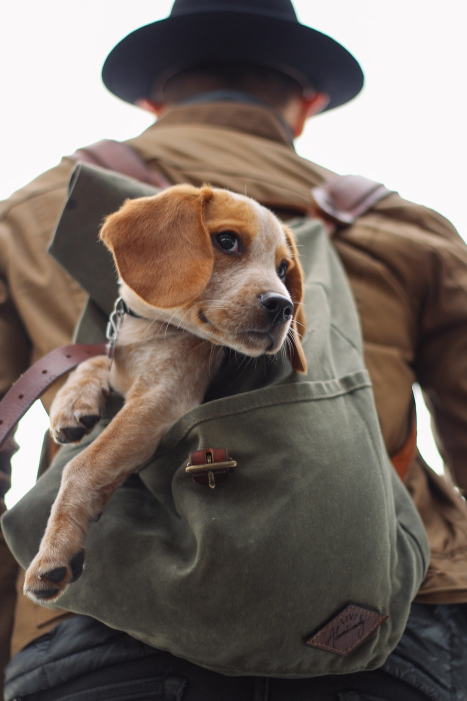
#> input picture LAB 2/dog_backpack.jpg, 934 x 1401 px (shown at 1/2 size)
$ jupyter execute 'LAB 02.ipynb'
#> lines starting #> are read from the running program, lines starting #| are printed output that depends on the picture
# Fotografija - Osnove

Koristeći jupyter lab, kompletirati definirane zadatake u nastavku!

----------
#### ZADATAK 1: Otvorite fotografiju *dog_backpack.jpg* i prikažite je u notebook-u. Koristite korektan redosliejd za RGB prostor boje.

[cell 1]
import numpy as np
import cv2
import matplotlib.pyplot as plt

[cell 2]
slika = cv2.imread("dog_backpack.jpg")
#> slika is the input picture: shape (1401, 934, 3); mean B, G, R 99.5, 106.7, 118.1

[cell 3]
plt.imshow(slika)

[cell 4]
slika_rgb = cv2.cvtColor(slika, cv2.COLOR_BGR2RGB)
plt.imshow(slika_rgb)

#### ZADATAK 2: Preokrenuti sliku naopako i prikazati je u notebook-u.

[cell 5]
slika_naopako = cv2.flip(slika_rgb, 0)
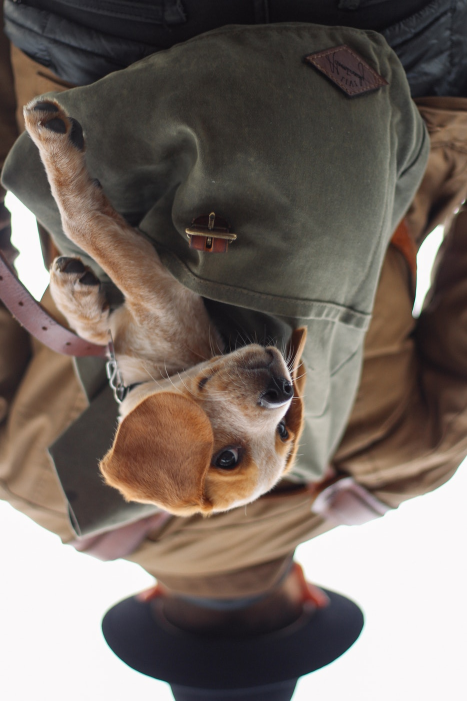
#> slika_naopako: shape (1401, 934, 3) (shown at 1/2 size); mean R, G, B 118.1, 106.7, 99.5
plt.imshow(slika_naopako)

#### ZADATAK 3: Iscrtati prazan CRVENI pravugaonik oko glave psa i prikazati sliku u notebook-u.

[cell 6]
nova_slika = slika_rgb.copy()
plt.imshow(nova_slika)

[cell 7]
cv2.rectangle(nova_slika,pt1=(200,350),pt2=(600,750),color=(255,0,0),thickness=5)
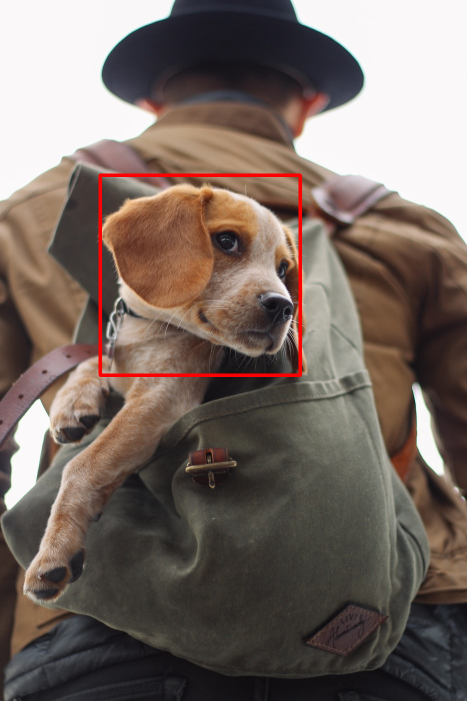
#> nova_slika: shape (1401, 934, 3) (shown at 1/2 size); mean R, G, B 119.2, 105.8, 98.8
plt.imshow(nova_slika)

#### ZADATAK 4: Nacrtati plavi trougao u sredini slike. Smai odlučite o veličini u uglovima trougla.

[cell 8]
nova_slika2 = slika_rgb.copy()
height, width, channel = nova_slika2.shape
#> height = 1401; width = 934; channel = 3
sredina = (width // 2, height // 2)
#> sredina = (467, 700)
stranica = 600
point1 = (sredina[0], sredina[1] - int(np.sqrt(3) * stranica / 3))
#> point1 = (467, 354)
point2 = (sredina[0] - stranica // 2, sredina[1] + int(np.sqrt(3) * stranica / 6))
#> point2 = (167, 873)
point3 = (sredina[0] + stranica // 2, sredina[1] + int(np.sqrt(3) * stranica / 6))
#> point3 = (767, 873)
cv2.line(nova_slika2,point1,point2,(0,0,255),6)
cv2.line(nova_slika2,point2,point3,(0,0,255),6)
cv2.line(nova_slika2,point3,point1,(0,0,255),6)
plt.imshow(nova_slika2)

### BONUS ZADATAK. Ispunite trougao bojom? Potrebna funkcija koju nismo do sada koristili. Istražiti link ispod:.

[OpenCV dokumentacija](https://docs.opencv.org/3.0-beta/modules/imgproc/doc/drawing_functions.html#fillpoly)

[cell 9]
pts = np.array([point1, point2, point3], np.int32)
#> pts = [[467, 354], [167, 873], [767, 873]]
pts = pts.reshape((-1, 1, 2))
cv2.fillPoly(nova_slika2, [pts], color=(0,0,255))
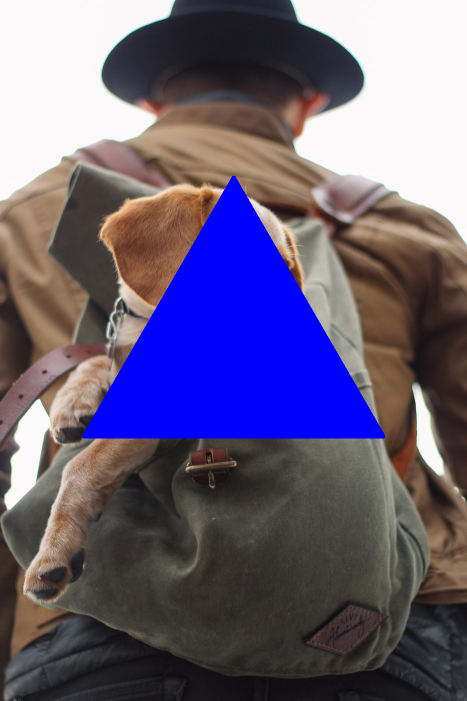
#> nova_slika2: shape (1401, 934, 3) (shown at 1/2 size); mean R, G, B 103.7, 94.5, 120.6
plt.imshow(nova_slika2)
